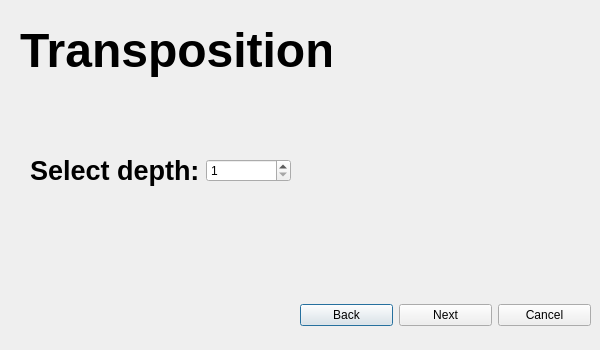
<?xml version="1.0" encoding="UTF-8"?>
<ui version="4.0">
 <class>fourthDialog</class>
 <widget class="QDialog" name="fourthDialog">
  <property name="geometry">
   <rect>
    <x>0</x>
    <y>0</y>
    <width>600</width>
    <height>350</height>
   </rect>
  </property>
  <property name="windowTitle">
   <string>Dialog</string>
  </property>
  <widget class="QLabel" name="transpositionLabel">
   <property name="geometry">
    <rect>
     <x>20</x>
     <y>0</y>
     <width>311</width>
     <height>101</height>
    </rect>
   </property>
   <property name="text">
    <string>&lt;html&gt;&lt;head/&gt;&lt;body&gt;&lt;p&gt;&lt;span style=&quot; font-size:36pt; font-weight:700;&quot;&gt;Transposition&lt;/span&gt;&lt;/p&gt;&lt;/body&gt;&lt;/html&gt;</string>
   </property>
  </widget>
  <widget class="QWidget" name="layoutWidget">
   <property name="geometry">
    <rect>
     <x>30</x>
     <y>140</y>
     <width>261</width>
     <height>61</height>
    </rect>
   </property>
   <layout class="QHBoxLayout" name="horizontalLayout">
    <item>
     <widget class="QLabel" name="selectDepthLabel">
      <property name="text">
       <string>&lt;html&gt;&lt;head/&gt;&lt;body&gt;&lt;p&gt;&lt;span style=&quot; font-size:20pt; font-weight:700;&quot;&gt;Select depth:&lt;/span&gt;&lt;/p&gt;&lt;/body&gt;&lt;/html&gt;</string>
      </property>
     </widget>
    </item>
    <item>
     <widget class="QSpinBox" name="depthSpinBox">
      <property name="minimum">
       <number>1</number>
      </property>
      <property name="maximum">
       <number>100</number>
      </property>
      <property name="singleStep">
       <number>1</number>
      </property>
     </widget>
    </item>
   </layout>
  </widget>
  <widget class="QWidget" name="layoutWidget">
   <property name="geometry">
    <rect>
     <x>300</x>
     <y>290</y>
     <width>291</width>
     <height>51</height>
    </rect>
   </property>
   <layout class="QHBoxLayout" name="horizontalLayout_2">
    <item>
     <widget class="QPushButton" name="backButton">
      <property name="styleSheet">
       <string notr="true">Qchange rgb(100, 69, 255)</string>
      </property>
      <property name="text">
       <string>Back</string>
      </property>
     </widget>
    </item>
    <item>
     <widget class="QPushButton" name="nextButton">
      <property name="text">
       <string>Next</string>
      </property>
     </widget>
    </item>
    <item>
     <widget class="QPushButton" name="cancelButton">
      <property name="text">
       <string>Cancel</string>
      </property>
     </widget>
    </item>
   </layout>
  </widget>
 </widget>
 <resources/>
 <connections/>
</ui>
